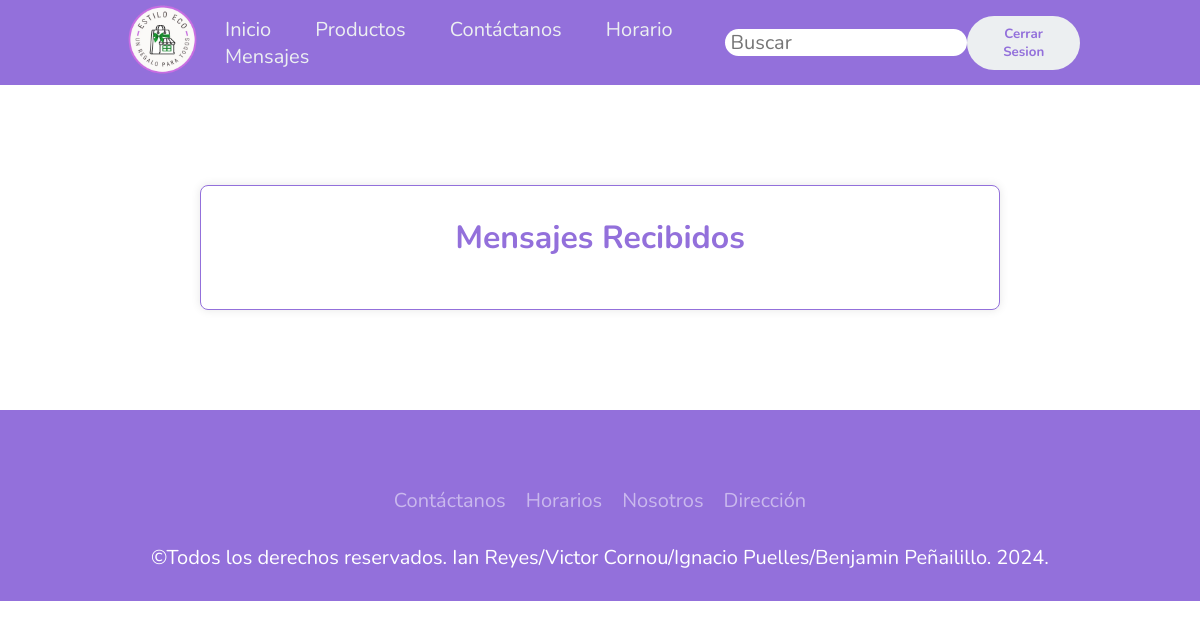
The app's page /mensajes/ (signed in), older data.
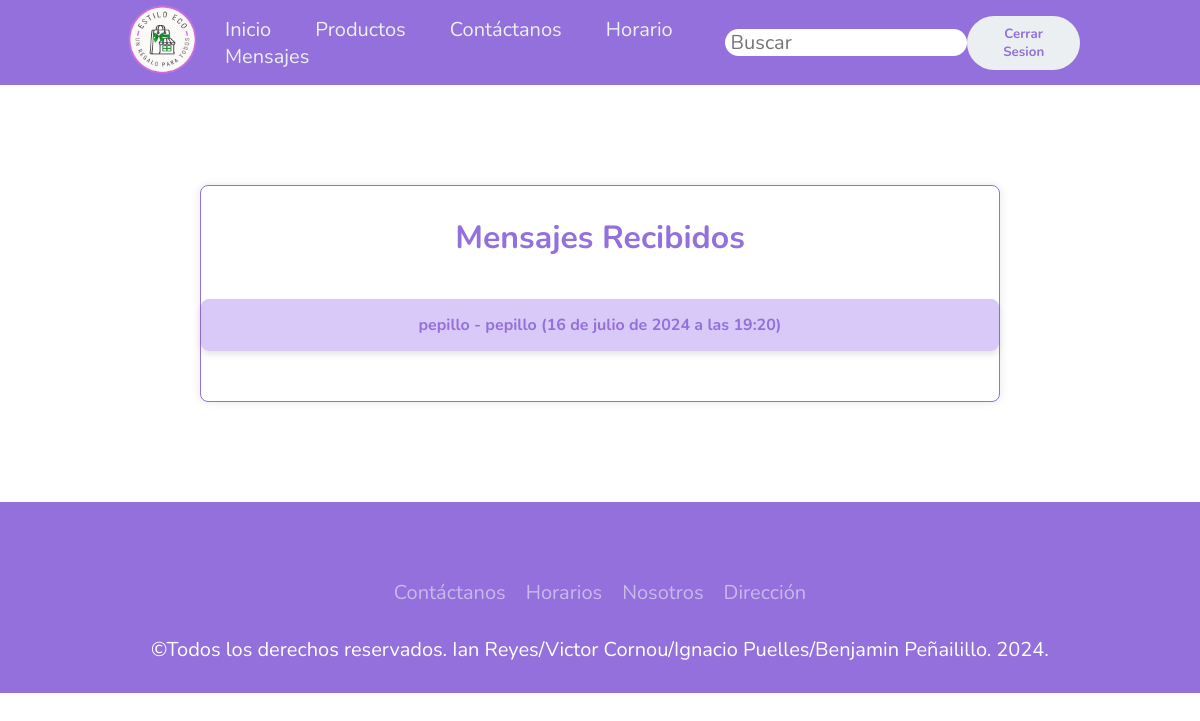
The same page, newer data.
### main/models.py (models this page shows, shortened)
class Contacto(models.Model):
    nombre = models.CharField(max_length=50)
    email = models.EmailField(max_length=320)
    asunto = models.CharField(max_length=60)
    mensaje = models.TextField(max_length=1500)
    fecha_envio = models.DateTimeField(auto_now_add=True)
    class Meta:
        verbose_name = 'Mensaje de Contacto'
        verbose_name_plural = 'Mensajes de Contacto'

### main/views.py (the view)
# urls.py: path('mensajes/', views.mensajes, name='mensajes'),
@user_passes_test(superuser_required)
def mensajes(request):
    mensajes = Contacto.objects.all().order_by('-fecha_envio')
    context = {
        'mensajes': mensajes
    }
    return render(request, 'mensajes.html', context)

### main/views.py (called while the page is built)
def superuser_required(user):
    return user.is_superuser

### main/templates/mensajes.html (shortened to what this page needs)
{% extends "base.html" %}
{% load static %}
{% block content %}
<div class="boss">
    <div class="container">
        <div class="mensaje-header">
            <h2>Mensajes Recibidos</h2>
        </div>
        <ul class="message-list">
            {% for mensaje in mensajes %}
                <li class="message-item">
                    <a href="{% url 'mensaje_detalle' mensaje.id %}">
                        <strong>{{ mensaje.nombre }}</strong> - {{ mensaje.asunto }} ({{ mensaje.fecha_envio }})
                    </a>
                </li>
            {% endfor %}
        </ul>
    </div>
</div>
{% endblock %}

Row changes from the older to the newer data that the page shows:
added Contacto: nombre "pepillo", asunto "pepillo", fecha_envio "16 de julio de 2024 a las 19:20"
